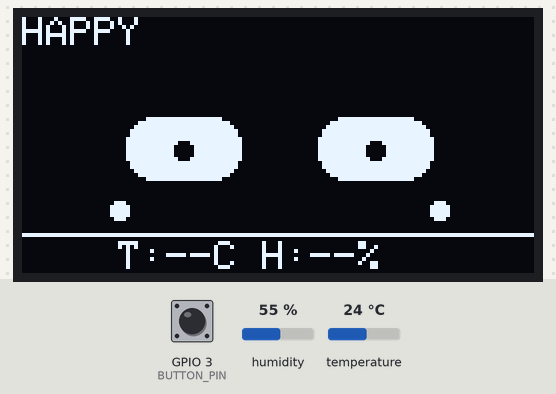
Recording of a sketch running on a simulated ESP32-C3. Parts: 128×64 one-colour display. Inputs (shaded band) come from the test bench; at power-on: GPIO 3 (BUTTON_PIN) HIGH, humidity 55 %, temperature 24 °C. Random numbers use the default seed unless the sketch sets one; what the sketch prints to the serial monitor is not drawn.

Above: at 1.2 s.
1.3 s: GPIO 3 (BUTTON_PIN) pulled LOW for 0.15 s
At 3.1 s:
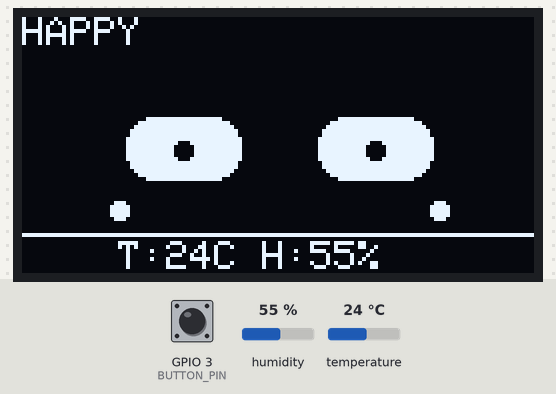
5.5 s: GPIO 3 (BUTTON_PIN) pulled LOW for 1 s
At 7.0 s:
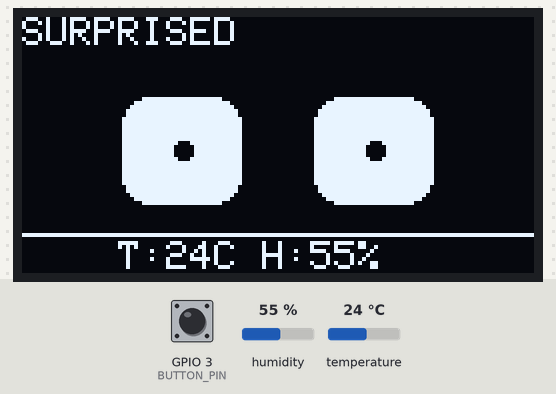
8.2 s: humidity set to 22 %
At 11.4 s:
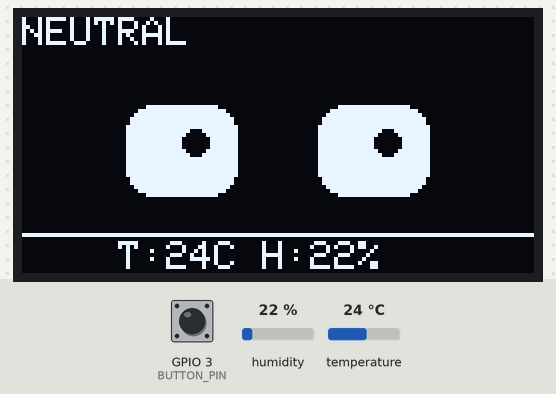
11.5 s: temperature set to 12 °C
At 15.3 s:
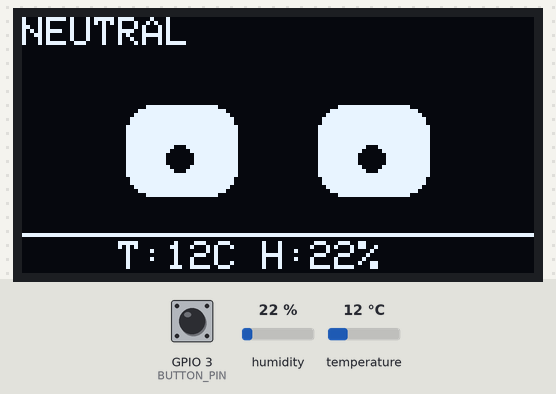
15.5 s: humidity set to 40 %
At 18.8 s:
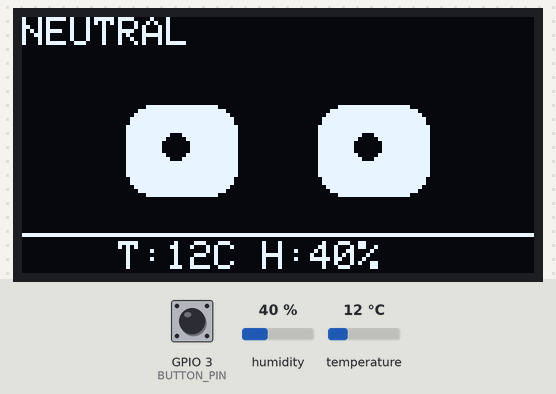
19.5 s: temperature set to 19 °C
At 36.55 s:
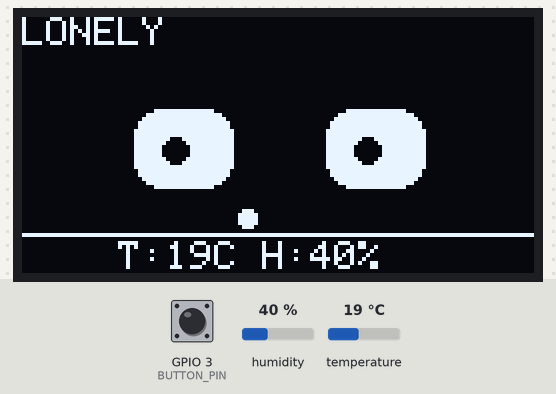
Timing chart, 0 to 37.9 s (numbered marks = the images above; inputs shaded):
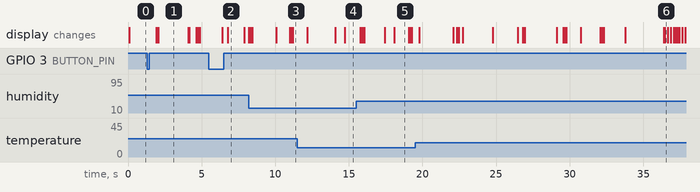

Measured:
- what the display in image 1 shows lasts 2.0 s, from 2.1 s to 4.1 s
- what the display in image 2 shows lasts 1.1 s, from 6.8 s to 7.9 s
- what the display in image 5 shows lasts 1.0 s, from 18.1 s to 19.1 s

The sketch:

tableBuddy.ino
```cpp
#include <Wire.h>
#include <Adafruit_GFX.h>
#include <Adafruit_SSD1306.h>
#include <DHT.h>

// --------------------------------------------------
// PIN CONFIGURATION

#define OLED_SDA 0
#define OLED_SCL 1

#define BUTTON_PIN 3

#define DHT_PIN 10
#define DHT_TYPE DHT11

// --------------------------------------------------
// OLED CONFIGURATION

#define SCREEN_WIDTH 128
#define SCREEN_HEIGHT 64

#define OLED_RESET -1
#define OLED_ADDRESS 0x3C

Adafruit_SSD1306 display(
  SCREEN_WIDTH,
  SCREEN_HEIGHT,
  &Wire,
  OLED_RESET
);

DHT dht(DHT_PIN, DHT_TYPE);

// --------------------------------------------------
// TIMING

const unsigned long LONELY_MS = 30000;
const unsigned long FRAME_MS = 70;
const unsigned long DEBOUNCE_MS = 30;
const unsigned long DHT_INTERVAL = 2000;

// --------------------------------------------------
// MOODS

enum Mood : uint8_t {
  NEUTRAL,
  HAPPY,
  SURPRISED,
  ANGRY,
  LONELY
};

const char *const MOOD_NAMES[] = {
  "NEUTRAL",
  "HAPPY",
  "SURPRISED",
  "ANGRY",
  "LONELY"
};

Mood currentMood = NEUTRAL;
Mood shownMood = NEUTRAL;

unsigned long moodUntil = 0;
unsigned long lastPet = 0;

// --------------------------------------------------
// BUTTON VARIABLES

bool buttonLastRaw = HIGH;
bool buttonStable = HIGH;

unsigned long buttonChangedAt = 0;
unsigned long buttonDownAt = 0;

bool longPressHandled = false;

uint8_t tapCount = 0;
unsigned long lastTap = 0;

// --------------------------------------------------
// DHT11 VARIABLES

float temperature = 0;
float humidity = 0;

bool dhtValid = false;
unsigned long lastDhtRead = 0;

// --------------------------------------------------
// EYE ANIMATION VARIABLES

int8_t gazeX = 0;
int8_t gazeY = 0;

unsigned long nextGlance = 0;
unsigned long nextBlink = 0;
unsigned long blinkAt = 0;

// --------------------------------------------------
// MOOD CONTROL

void feel(Mood m, unsigned long duration, unsigned long now) {
  currentMood = m;
  moodUntil = now + duration;
}

Mood settleMood(unsigned long now) {

  if (now < moodUntil) {
    return currentMood;
  }

  if (now - lastPet > LONELY_MS) {
    return LONELY;
  }

  return NEUTRAL;
}

// --------------------------------------------------
// BUTTON HANDLING

void handleTap(unsigned long now) {

  if (now - lastTap < 1500) {
    tapCount++;
  } else {
    tapCount = 1;
  }

  lastTap = now;
  lastPet = now;

  if (tapCount >= 5) {

    feel(ANGRY, 4000, now);
    tapCount = 0;

    Serial.println("Mood: ANGRY");

  } else {

    feel(HAPPY, 2500, now);

    Serial.println("Mood: HAPPY");
  }
}

void readButton(unsigned long now) {

  bool raw = digitalRead(BUTTON_PIN);

  if (raw != buttonLastRaw) {
    buttonLastRaw = raw;
    buttonChangedAt = now;
  }

  // Debouncing
  if (now - buttonChangedAt > DEBOUNCE_MS &&
      raw != buttonStable) {

    buttonStable = raw;

    if (buttonStable == LOW) {

      // Button pressed
      buttonDownAt = now;
      longPressHandled = false;

    } else {

      // Button released
      if (!longPressHandled) {
        handleTap(now);
      }
    }
  }

  // Long press detection
  if (buttonStable == LOW &&
      !longPressHandled &&
      now - buttonDownAt >= 800) {

    feel(SURPRISED, 1500, now);

    lastPet = now;
    tapCount = 0;

    longPressHandled = true;

    Serial.println("Mood: SURPRISED");
  }
}

// --------------------------------------------------
// DHT11 SENSOR

void readDHT(unsigned long now) {

  if (now - lastDhtRead < DHT_INTERVAL) {
    return;
  }

  lastDhtRead = now;

  float h = dht.readHumidity();
  float t = dht.readTemperature();

  if (!isnan(h) && !isnan(t)) {

    humidity = h;
    temperature = t;

    dhtValid = true;

  } else {

    dhtValid = false;

    Serial.println("DHT11 reading failed!");
  }
}

// --------------------------------------------------
// EYE DIMENSIONS

int16_t getEyeWidth(Mood m) {

  switch (m) {

    case HAPPY:     return 29;
    case SURPRISED: return 30;
    case ANGRY:     return 27;
    case LONELY:    return 25;

    default:        return 28;
  }
}

int16_t getEyeHeight(Mood m) {

  switch (m) {

    case HAPPY:     return 16;
    case SURPRISED: return 27;
    case ANGRY:     return 21;
    case LONELY:    return 20;

    default:        return 23;
  }
}

// --------------------------------------------------
// BLINK ANIMATION

int16_t getBlinkHeight(int16_t baseHeight, unsigned long now) {

  if (blinkAt == 0) {
    return baseHeight;
  }

  unsigned long elapsed = now - blinkAt;

  if (elapsed >= 180) {
    blinkAt = 0;
    return baseHeight;
  }

  int16_t squeeze;

  if (elapsed < 90) {
    squeeze = elapsed;
  } else {
    squeeze = 180 - elapsed;
  }

  int16_t h = baseHeight -
    ((baseHeight - 3) * squeeze / 90);

  return max((int16_t)3, h);
}

// --------------------------------------------------
// DRAW ONE EYE

void drawEye(
  int16_t cx,
  int16_t cy,
  int16_t w,
  int16_t h,
  Mood m,
  int8_t gx,
  int8_t gy
) {

  int16_t x = cx - w / 2;
  int16_t y = cy - h / 2;

  // FIXED: Avoid min() type mismatch
  int16_t radius = (h / 2 < 7) ? (int16_t)(h / 2) : 7;

  // White eye
  display.fillRoundRect(
    x, y, w, h,
    radius,
    SSD1306_WHITE
  );

  // Pupil size
  int16_t pupilRadius = 3;

  if (m == HAPPY || m == SURPRISED) {
    pupilRadius = 2;
  }

  // Black pupil
  display.fillCircle(
    cx + gx,
    cy + gy,
    pupilRadius,
    SSD1306_BLACK
  );
}
// --------------------------------------------------
// DRAW FACE

void drawFace(unsigned long now) {

  int16_t eyeW = getEyeWidth(shownMood);
  int16_t eyeH = getEyeHeight(shownMood);

  eyeH = getBlinkHeight(eyeH, now);

  const int16_t centerY = 33;

  display.clearDisplay();

  // Mood label
  display.setTextSize(1);
  display.setTextColor(SSD1306_WHITE);
  display.setCursor(0, 0);
  display.print(MOOD_NAMES[shownMood]);

  // Angry eyebrows
  if (shownMood == ANGRY) {

    display.drawLine(
      25, 16, 52, 20,
      SSD1306_WHITE
    );

    display.drawLine(
      76, 20, 103, 16,
      SSD1306_WHITE
    );
  }

  // Animated eyes
  drawEye(
    40, centerY,
    eyeW, eyeH,
    shownMood,
    gazeX, gazeY
  );

  drawEye(
    88, centerY,
    eyeW, eyeH,
    shownMood,
    gazeX, gazeY
  );

  // Happy cheeks
  if (shownMood == HAPPY) {

    display.fillCircle(
      24, 48, 2,
      SSD1306_WHITE
    );

    display.fillCircle(
      104, 48, 2,
      SSD1306_WHITE
    );
  }

  // Lonely tear
  if (shownMood == LONELY) {

    int16_t tearY = 48 + (now / 200) % 5;

    display.fillCircle(
      56, tearY, 2,
      SSD1306_WHITE
    );
  }

  // Separator above sensor readings
  display.drawLine(
    0, 54, 127, 54,
    SSD1306_WHITE
  );

  // Temperature and humidity
  display.setTextSize(1);
  display.setTextColor(SSD1306_WHITE);
  display.setCursor(24, 56);

  if (dhtValid) {

    display.print("T:");
    display.print(temperature, 0);
    display.print("C H:");
    display.print(humidity, 0);
    display.print("%");

  } else {

    display.print("T:--C H:--%");
  }

  // Send framebuffer to OLED
  display.display();
}

// --------------------------------------------------
// SETUP

void setup() {

  Serial.begin(115200);

  // I2C initialization
  Wire.begin(OLED_SDA, OLED_SCL);
  Wire.setClock(400000);

  // OLED initialization
  if (!display.begin(
        SSD1306_SWITCHCAPVCC,
        OLED_ADDRESS
      )) {

    Serial.println("OLED initialization failed!");

    while (true) {
      delay(100);
    }
  }

  display.clearDisplay();
  display.display();

  // Button initialization
  pinMode(BUTTON_PIN, INPUT_PULLUP);

  // DHT11 initialization
  dht.begin();

  // Random animation seed
  randomSeed(micros());

  lastPet = millis();

  nextBlink = millis() + 1800;
  nextGlance = millis() + 1200;

  feel(HAPPY, 1500, millis());

  Serial.println("-------------------------");
  Serial.println("TABLE BUDDY STARTED!");
  Serial.println("ESP32-C3 Super Mini");
  Serial.println("OLED: SSD1306");
  Serial.println("DHT11: GPIO10");
  Serial.println("BUTTON: GPIO3");
  Serial.println("-------------------------");
}

// --------------------------------------------------
// LOOP

unsigned long lastFrame = 0;

void loop() {

  unsigned long now = millis();

  // Read physical button
  readButton(now);

  // Update temperature and humidity
  readDHT(now);

  // Update mood
  Mood newMood = settleMood(now);

  if (newMood != shownMood) {

    shownMood = newMood;

    Serial.print("Mood changed: ");
    Serial.println(MOOD_NAMES[shownMood]);
  }

  // Blinking
  if (now >= nextBlink) {

    blinkAt = now;

    nextBlink = now + 2500 + random(3000);
  }

  // Random eye movement
  if (now >= nextGlance) {

    bool calm =
      shownMood == NEUTRAL ||
      shownMood == LONELY;

    if (calm) {

      gazeX = random(-3, 4);
      gazeY = random(-2, 3);

    } else {

      gazeX = 0;
      gazeY = 0;
    }

    nextGlance = now + 1200 + random(2000);
  }

  // OLED frame update
  if (now - lastFrame >= FRAME_MS) {

    lastFrame = now;

    drawFace(now);
  }
}
```
